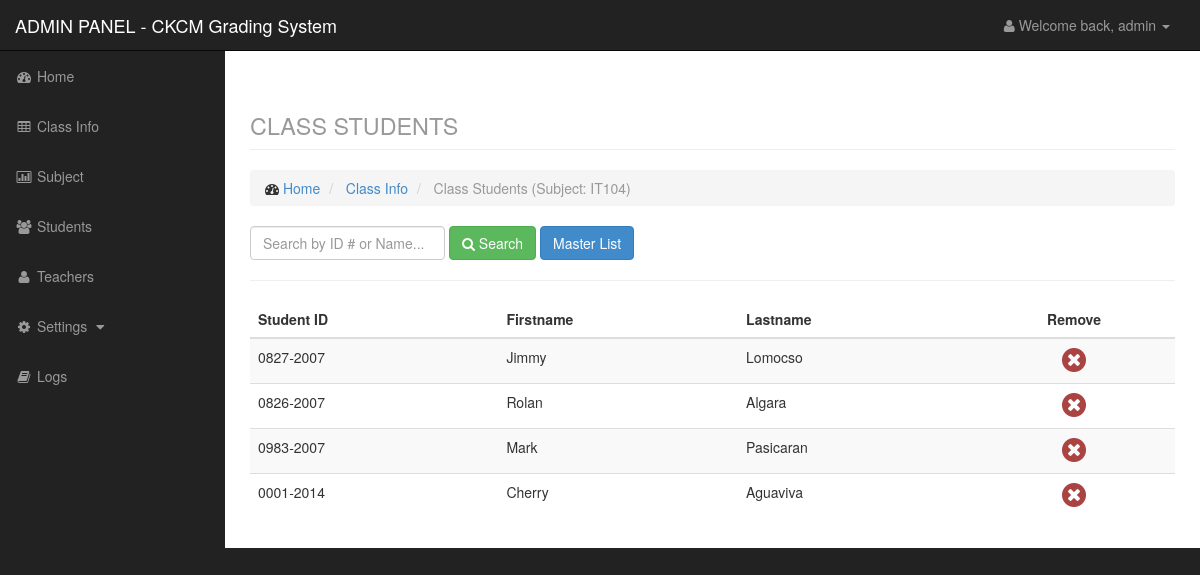
/admin/classstudent.php?classid=4 (signed in), run on the app's committed database.
### tables this page shows
CREATE TABLE IF NOT EXISTS `class` (
  `id` int(11) NOT NULL AUTO_INCREMENT,
  `course` varchar(50) NOT NULL,
  `year` varchar(50) NOT NULL,
  `section` varchar(50) NOT NULL,
  `sem` varchar(50) NOT NULL,
  `teacher` varchar(100) NOT NULL,
  `subject` varchar(100) NOT NULL,
  PRIMARY KEY (`id`)
);

CREATE TABLE IF NOT EXISTS `student` (
  `id` int(11) NOT NULL AUTO_INCREMENT,
  `studid` varchar(50) NOT NULL,
  `fname` varchar(100) NOT NULL,
  `lname` varchar(100) NOT NULL,
  PRIMARY KEY (`id`)
);

### admin/data/class_model.php (called while the page is built, shortened)
<?php
    $class = new Dataclass();
    class Dataclass {
        function getstudentsubject(){
            $classid = $_GET['classid'];
            $q = "select * from studentsubject where classid=$classid";
            $r = mysql_query($q);
            $result = array();
            while($row = mysql_fetch_array($r)){
                $q2 = 'select * from student where id='.$row['studid'].'';
                $r2 = mysql_query($q2);
                $result[] = mysql_fetch_array($r2);
            }
            return $result;
        }
    }
?>

### admin/classstudent.php (the view, shortened to what this page needs)
<?php
    include('include/header.php');
    include('include/sidebar.php');
    include('data/student_model.php');
    include('data/class_model.php');
    $search = isset($_POST['search']) ? $_POST['search']: null;
    $student = $student->getstudent($search);
    $studentsubject = $class->getstudentsubject();
    $classid = $_GET['classid'];
    $rc = mysql_query("select * from class where id=$classid");
    $rc = mysql_fetch_array($rc);
    $subject = $rc['subject'];
?>
<div id="page-wrapper">
    <div class="container-fluid">
        <div class="row">
            <div class="col-lg-12">
                <h1 class="page-header">
                    <small>CLASS STUDENTS</small>
                </h1>
                <ol class="breadcrumb">
                    <li>
                        <i class="fa fa-dashboard"></i> <a href="index.php">Home</a>
                    </li>
                    <li>
                        <a href="class.php">Class Info</a>
                    </li>
                    <li class="active">
                        Class Students (Subject: <?php echo $subject; ?>)
                    </li>
                </ol>
            </div>
        </div>
        <div class="row">
            <div class="col-lg-12">
                <div class="form-inline form-padding">
                    <form action="classstudent.php?classid=<?php echo $classid;?>" method="post">
                        <input type="text" class="form-control" name="search" placeholder="Search by ID # or Name..." required autofocus>
                        <button type="submit" name="submitsearch" class="btn btn-success"><i class="fa fa-search"></i> Search</button>
                        <a href="classstudent.php?classid=<?php echo $classid;?>" class="btn btn-primary">Master List</a>
                    </form>
                </div>
            </div>
        </div>
        <hr />
        <div class="row">
            <div class="col-lg-12">
                <div class="table-responsive">
                <?php if($search){ ?>
                        <table class="table table-striped">
                            <thead>
                                <tr>
                                    <th>Student ID</th>
                                    <th>Firstname</th>
                                    <th>Lastname</th>
                                    <th class="text-center">Action</th>
                                </tr>
                            </thead>
                            <tbody>
                                <?php while($row = mysql_fetch_array($student)): ?>
                                <tr>
                                    <td><?php echo $row['studid']; ?></td>
                                    <td><?php echo $row['fname']; ?></td>
                                    <td><?php echo $row['lname']; ?></td>
                                    <td class="text-center"><a href="data/class_model.php?q=addstudent&studid=<?php echo $row['id']; ?>&classid=<?php echo $classid;?>" class="btn btn-warning">Add to class</a></td>
                                </tr>
                                <?php endwhile;?>
                                <?php if(mysql_num_rows($student) < 1): ?>
                                    <tr>
                                        <td colspan="4" class="text-center text-danger"><strong>*** NO RESULT ***</strong></td>
                                    </tr>
                                <?php endif;?>
                            </tbody>
                        </table>
                <?php }else{ ?>
                        <table class="table table-striped">
                            <thead>
                                <th>Student ID</th>
                                <th>Firstname</th>
                                <th>Lastname</th>
                                <th class="text-center">Remove</th>
                            </thead>
                            <tbody>
                                <?php foreach($studentsubject as $row): ?>
                                <tr>
                                    <td><?php echo $row['studid']; ?></td>
                                    <td><?php echo $row['fname']; ?></td>
                                    <td><?php echo $row['lname']; ?></td>
                                    <td class="text-center"><a href="data/class_model.php?q=removestudent&studid=<?php echo $row['id']; ?>&classid=<?php echo $classid;?>" class="confirmation"><i class="fa fa-times-circle fa-2x text-danger"></i></a></td>
                                </tr>
                                <?php endforeach;?>
                            </tbody>
                        </table>
                <?php } ?>
                    </div>
            </div>
        </div>
    </div>
</div>
<?php include('include/footer.php');

### css/sb-admin.css (style rules this page uses)
body { margin-top: 100px; background-color: #222; }
@media (min-width:768px) { body { margin-top: 50px; } }
#page-wrapper { width: 100%; padding: 0; background-color: #fff; }
@media (min-width:768px) { #page-wrapper { padding: 10px; } }

### data on the page
class: subject "IT104"
student: studid "0827-2007", fname "Jimmy", lname "Lomocso"
student: studid "0826-2007", fname "Rolan", lname "Algara"
student: studid "0983-2007", fname "Mark", lname "Pasicaran"
student: studid "0001-2014", fname "Cherry", lname "Aguaviva"

### other printed values
$_SESSION['level'] "admin"
